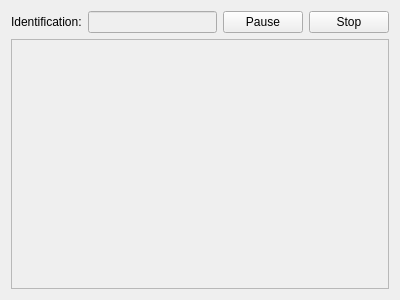
<?xml version="1.0" encoding="UTF-8"?>
<ui version="4.0">
 <class>ThreadGui</class>
 <widget class="QWidget" name="ThreadGui">
  <property name="geometry">
   <rect>
    <x>0</x>
    <y>0</y>
    <width>400</width>
    <height>300</height>
   </rect>
  </property>
  <property name="windowTitle">
   <string>Thread Gui</string>
  </property>
  <layout class="QVBoxLayout" name="verticalLayout">
   <item>
    <layout class="QHBoxLayout" name="horizontalLayout">
     <item>
      <widget class="QLabel" name="label">
       <property name="text">
        <string>Identification:</string>
       </property>
      </widget>
     </item>
     <item>
      <widget class="QLineEdit" name="lineEditIdentification">
       <property name="enabled">
        <bool>false</bool>
       </property>
      </widget>
     </item>
     <item>
      <widget class="QPushButton" name="pushButtonPause">
       <property name="text">
        <string>Pause</string>
       </property>
      </widget>
     </item>
     <item>
      <widget class="QPushButton" name="pushButtonStop">
       <property name="text">
        <string>Stop</string>
       </property>
      </widget>
     </item>
    </layout>
   </item>
   <item>
    <widget class="QTextEdit" name="textEditLog">
     <property name="enabled">
      <bool>false</bool>
     </property>
    </widget>
   </item>
  </layout>
 </widget>
 <resources/>
 <connections/>
</ui>
